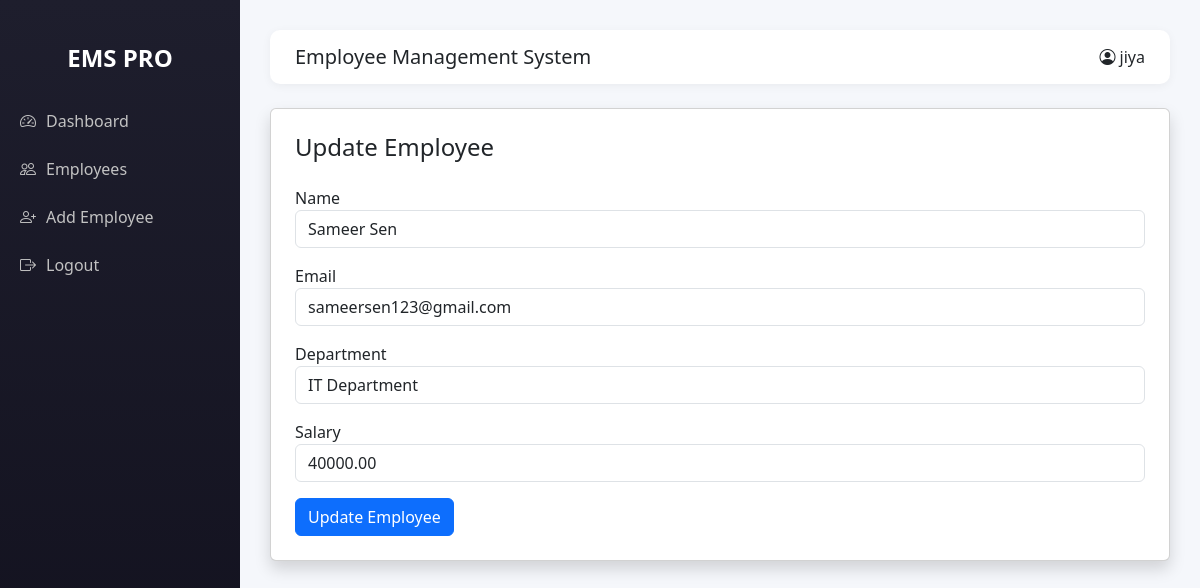
The page /update/6/ (signed in) on the database its author committed.
### employee/models.py (models this page shows, shortened)
class Employee(models.Model):
    name = models.CharField(max_length=100)
    email = models.EmailField()
    salary = models.DecimalField(max_digits=10, decimal_places=2)
    department = models.CharField(max_length=100)
    created_at = models.DateTimeField(auto_now_add=True)

### employee/views.py (the view, shortened to what this page needs)
# urls.py: path('update/<int:id>/', views.update_employee, name='update_employee'),
@login_required
def update_employee(request, id):
    employee = Employee.objects.get(id=id)
    return render(request, 'employee/update_employee.html', {'employee': employee})

### employee/templates/employee/update_employee.html (shortened to what this page needs)
{% extends 'employee/base.html' %}
{% block content %}
<div class="card shadow p-4">
    <h4 class="mb-4">Update Employee</h4>
    <form method="POST">
        <div class="mb-3">
            <label>Name</label>
            <input type="text" name="name" value="{{ employee.name }}" class="form-control">
        </div>
        <div class="mb-3">
            <label>Email</label>
            <input type="email" name="email" value="{{ employee.email }}" class="form-control">
        </div>
        <div class="mb-3">
            <label>Department</label>
            <input type="text" name="department" value="{{ employee.department }}" class="form-control">
        </div>
        <div class="mb-3">
            <label>Salary</label>
            <input type="number" step="0.01" name="salary" value="{{ employee.salary }}" class="form-control">
        </div>
        <button type="submit" class="btn btn-primary">
            Update Employee
        </button>
    </form>
</div>
{% endblock %}

### employee/templates/employee/base.html (shortened to what this page needs)
<!DOCTYPE html>
<html lang="en">
<head>
    <link href="https://cdn.jsdelivr.net/npm/bootstrap@5.3.2/dist/css/bootstrap.min.css" rel="stylesheet">
    <link href="https://cdn.jsdelivr.net/npm/bootstrap-icons@1.11.1/font/bootstrap-icons.css" rel="stylesheet">
</head>
<body>
    <div class="sidebar">
        <br>
        <h4 class="text-center mb-4">EMS PRO</h4>
        <a href="{% url 'dashboard' %}"
            class="{% if request.resolver_match.url_name == 'dashboard' %}active{% endif %}">
            <i class="bi bi-speedometer2"></i> Dashboard
        </a>
        <a href="{% url 'index' %}" class="{% if request.resolver_match.url_name == 'index' %}active{% endif %}">
            <i class="bi bi-people"></i> Employees
        </a>
        <a href="{% url 'add_employee' %}"
            class="{% if request.resolver_match.url_name == 'add_employee' %}active{% endif %}">
            <i class="bi bi-person-plus"></i> Add Employee
        </a>
        <a href="{% url 'logout' %}" class="{% if request.resolver_match.url_name == 'logout' %}active{% endif %}">
            <i class="bi bi-box-arrow-right"></i> Logout
        </a>
    </div>
    <div class="content">
        <div class="topbar mb-4">
            <h5 class="mb-0">Employee Management System</h5>
            <div>
                <i class="bi bi-person-circle"></i> {{ request.user.username }}
            </div>
        </div>
        {% block content %}
        {% endblock %}
    </div>
</body>
</html>

### employee/templates/employee/base.html (style rules this page uses)
body { background-color: #f5f7fb; font-family: 'Segoe UI', sans-serif; }
.sidebar { height: 100vh; width: 240px; position: fixed; background: linear-gradient(180deg, #1e1e2d, #11101d); color: white; padding-top: 20px; }
.sidebar h4 { font-weight: 600; }
.sidebar a { display: flex; align-items: center; gap: 10px; padding: 12px 20px; color: #c2c2c2; text-decoration: none; transition: 0.3s; }
.content { margin-left: 240px; padding: 30px; }
.topbar { background: white; padding: 15px 25px; border-radius: 10px; box-shadow: 0 2px 10px rgba(0, 0, 0, 0.05); display: flex; justify-content: space-between; align-items: center; }

### rows shown on the page
Employee: name "Sameer Sen", email "sameersen123@gmail.com", department "IT Department", salary "40000.00"

### other values the page prints
{{ request.user.username }} "jiya"
